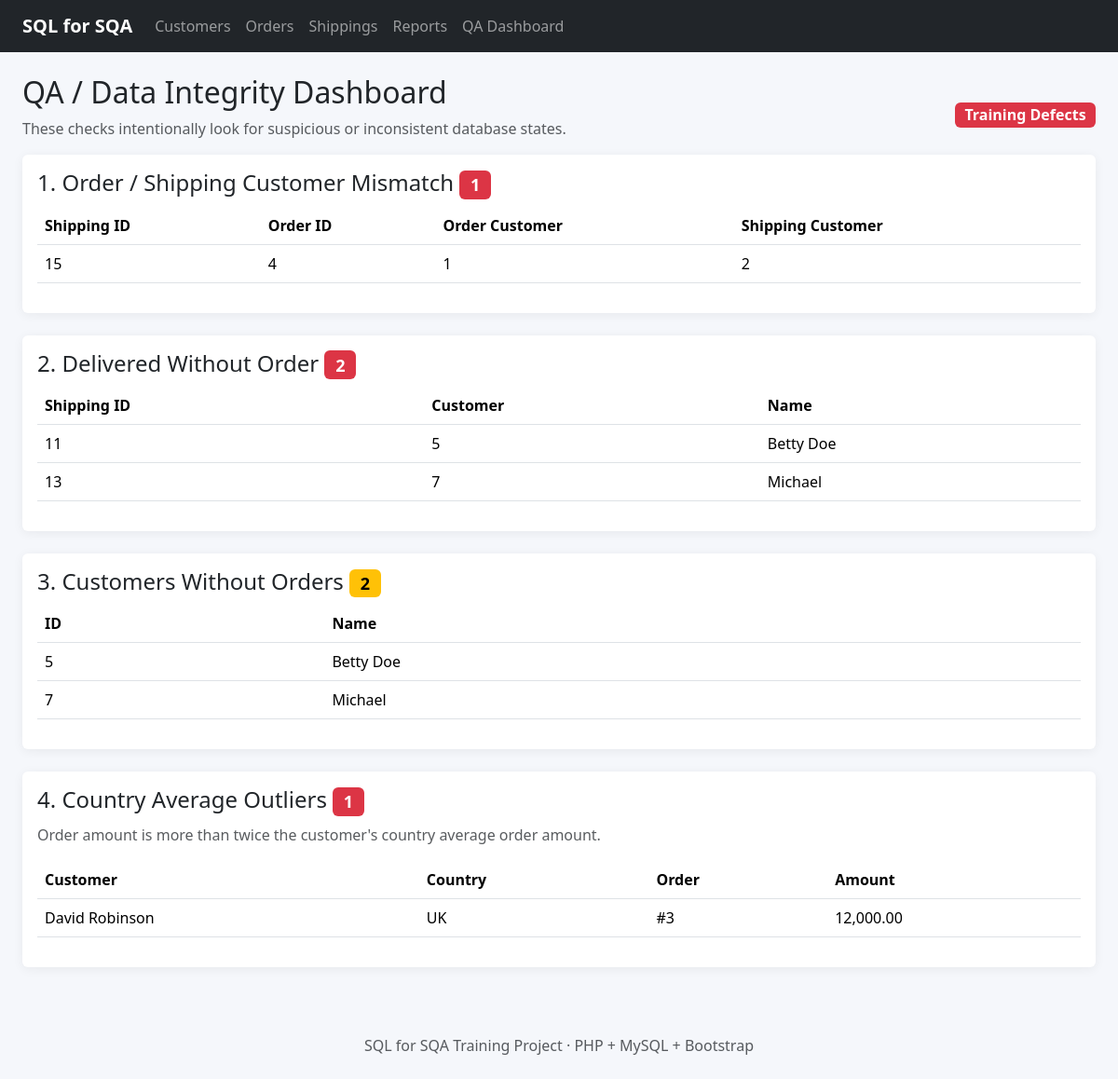
The page /qa-dashboard.php on the database its author committed.
### tables this page shows
CREATE TABLE shippings (
    shipping_id INT AUTO_INCREMENT PRIMARY KEY,
    status ENUM('Pending','Delivered') NOT NULL DEFAULT 'Pending',
    customer INT NOT NULL,
    order_id INT NULL,
    CONSTRAINT fk_ship_customer FOREIGN KEY (customer) REFERENCES customers(customer_id)
        ON UPDATE CASCADE ON DELETE RESTRICT,
    CONSTRAINT fk_ship_order FOREIGN KEY (order_id) REFERENCES orders(order_id)
        ON UPDATE CASCADE ON DELETE SET NULL
);

CREATE TABLE orders (
    order_id INT AUTO_INCREMENT PRIMARY KEY,
    item VARCHAR(100) NOT NULL,
    amount DECIMAL(10,2) NOT NULL,
    customer_id INT NOT NULL,
    CONSTRAINT fk_orders_customer FOREIGN KEY (customer_id) REFERENCES customers(customer_id)
        ON UPDATE CASCADE ON DELETE RESTRICT
);

CREATE TABLE customers (
    customer_id INT AUTO_INCREMENT PRIMARY KEY,
    first_name VARCHAR(50) NOT NULL,
    last_name VARCHAR(50) NULL,
    age INT NULL,
    country VARCHAR(50) NOT NULL
);

### public/qa-dashboard.php (the view, shortened to what this page needs)
<?php
require_once __DIR__ . '/../config/database.php';
$mismatch = $pdo->query(
    '
    SELECT
        o.order_id,
        o.customer_id AS order_customer,
        s.customer AS shipping_customer,
        s.shipping_id
    FROM orders o
    JOIN shippings s
        ON o.order_id = s.order_id
    WHERE o.customer_id <> s.customer
    '
)->fetchAll();
$delivered = $pdo->query(
    '
    SELECT
        s.shipping_id,
        s.customer,
        c.first_name,
        c.last_name
    FROM shippings s
    JOIN customers c
        ON s.customer = c.customer_id
    LEFT JOIN orders o
        ON s.order_id = o.order_id
    WHERE s.status = "Delivered"
        AND o.order_id IS NULL
    '
)->fetchAll();
$without = $pdo->query(
    '
    SELECT
        c.customer_id,
        c.first_name,
        c.last_name
    FROM customers c
    LEFT JOIN orders o
        ON c.customer_id = o.customer_id
    WHERE o.order_id IS NULL
    '
)->fetchAll();
$outliers = $pdo->query(
    '
    SELECT
        c.first_name,
        c.last_name,
        c.country,
        o.order_id,
        o.amount
    FROM customers c
    JOIN orders o
        ON c.customer_id = o.customer_id
    WHERE o.amount > 2 * (
        SELECT AVG(o2.amount)
        FROM orders o2
        JOIN customers c2
            ON o2.customer_id = c2.customer_id
        WHERE c2.country = c.country
    )
    ORDER BY o.amount DESC
    '
)->fetchAll();
include 'header.php';
?>
<div class="d-flex justify-content-between align-items-center">
    <div>
        <h2>QA / Data Integrity Dashboard</h2>
        <p class="text-muted">
            These checks intentionally look for suspicious or inconsistent
            database states.
        </p>
    </div>
    <span class="badge text-bg-danger fs-6">
        Training Defects
    </span>
</div>
<div class="card p-3 mb-4">
    <h4>
        1. Order / Shipping Customer Mismatch
        <span class="badge text-bg-danger">
            <?= count($mismatch) ?>
        </span>
    </h4>
    <table class="table">
        <thead>
            <tr>
                <th>Shipping ID</th>
                <th>Order ID</th>
                <th>Order Customer</th>
                <th>Shipping Customer</th>
            </tr>
        </thead>
        <tbody>
            <?php foreach ($mismatch as $r): ?>
                <tr>
                    <td>
                        <?= $r['shipping_id'] ?>
                    </td>
                    <td>
                        <?= $r['order_id'] ?>
                    </td>
                    <td>
                        <?= $r['order_customer'] ?>
                    </td>
                    <td>
                        <?= $r['shipping_customer'] ?>
                    </td>
                </tr>
            <?php endforeach; ?>
        </tbody>
    </table>
</div>
<div class="card p-3 mb-4">
    <h4>
        2. Delivered Without Order
        <span class="badge text-bg-danger">
            <?= count($delivered) ?>
        </span>
    </h4>
    <table class="table">
        <thead>
            <tr>
                <th>Shipping ID</th>
                <th>Customer</th>
                <th>Name</th>
            </tr>
        </thead>
        <tbody>
            <?php foreach ($delivered as $r): ?>
                <tr>
                    <td>
                        <?= $r['shipping_id'] ?>
                    </td>
                    <td>
                        <?= $r['customer'] ?>
                    </td>
                    <td>
                        <?= htmlspecialchars(
                            $r['first_name'] . ' ' . ($r['last_name'] ?? '')
                        ) ?>
                    </td>
                </tr>
            <?php endforeach; ?>
        </tbody>
    </table>
</div>
<div class="card p-3 mb-4">
    <h4>
        3. Customers Without Orders
        <span class="badge text-bg-warning">
            <?= count($without) ?>
        </span>
    </h4>
    <table class="table">
        <thead>
            <tr>
                <th>ID</th>
                <th>Name</th>
            </tr>
        </thead>
        <tbody>
            <?php foreach ($without as $r): ?>
                <tr>
                    <td>
                        <?= $r['customer_id'] ?>
                    </td>
                    <td>
                        <?= htmlspecialchars(
                            $r['first_name'] . ' ' . ($r['last_name'] ?? '')
                        ) ?>
                    </td>
                </tr>
            <?php endforeach; ?>
        </tbody>
    </table>
</div>
<div class="card p-3">
    <h4>
        4. Country Average Outliers
        <span class="badge text-bg-danger">
            <?= count($outliers) ?>
        </span>
    </h4>
    <p class="text-muted">
        Order amount is more than twice the customer's country
        average order amount.
    </p>
    <table class="table">
        <thead>
            <tr>
                <th>Customer</th>
                <th>Country</th>
                <th>Order</th>
                <th>Amount</th>
            </tr>
        </thead>
        <tbody>
            <?php foreach ($outliers as $r): ?>
                <tr>
                    <td>
                        <?= htmlspecialchars(
                            $r['first_name'] . ' ' . ($r['last_name'] ?? '')
                        ) ?>
                    </td>
                    <td>
                        <?= htmlspecialchars($r['country']) ?>
                    </td>
                    <td>
                        #<?= $r['order_id'] ?>
                    </td>
                    <td>
                        <?= number_format($r['amount'], 2) ?>
                    </td>
                </tr>
            <?php endforeach; ?>
        </tbody>
    </table>
</div>
<?php include 'footer.php'; ?>

### assets/css/style.css (style rules this page uses)
body { background:#f5f7fb; }
.card { border:0; box-shadow:0 2px 12px rgba(0,0,0,.06); }
.table thead th { white-space:nowrap; }

### rows shown on the page
shippings: shipping_id "15", order.order_id "4", order.customer_id "1", customer "2"
shippings: shipping_id "11", customer "5", customer.last_name "Betty Doe"
shippings: shipping_id "13", customer "7", customer.last_name "Michael"
customers: customer_id "5", first_name+last_name "Betty Doe"
customers: customer_id "7", first_name+last_name "Michael"
orders: customer.last_name "David Robinson", customer.country "UK", order_id "3", amount "12,000.00"

### other values the page prints
count($mismatch) "1"
count($delivered) "2"
count($without) "2"
count($outliers) "1"
